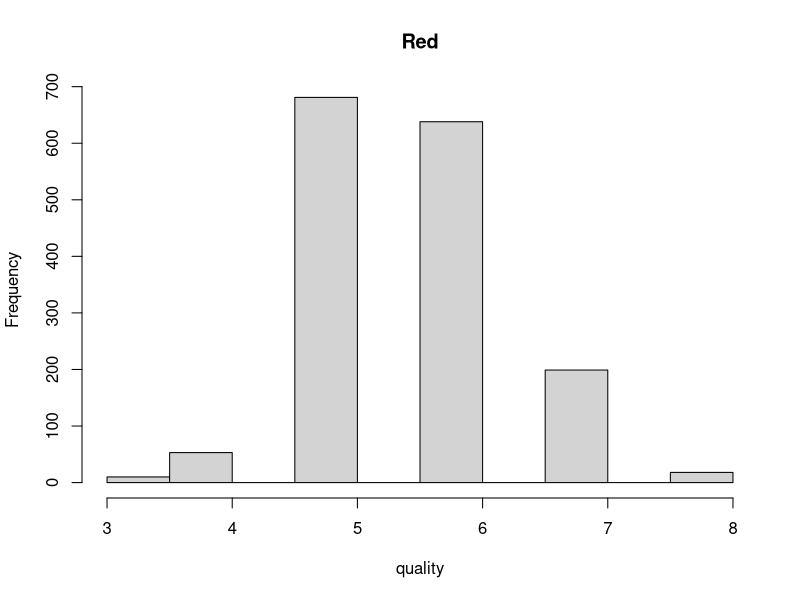
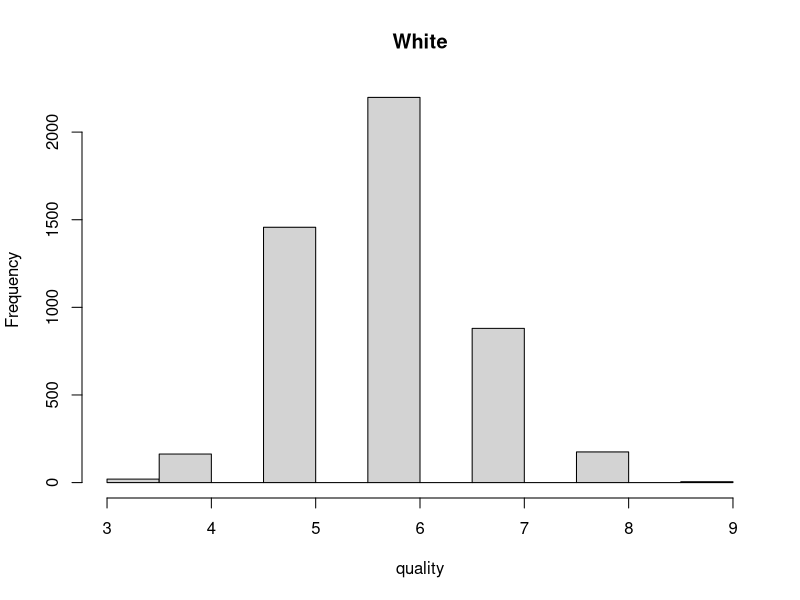
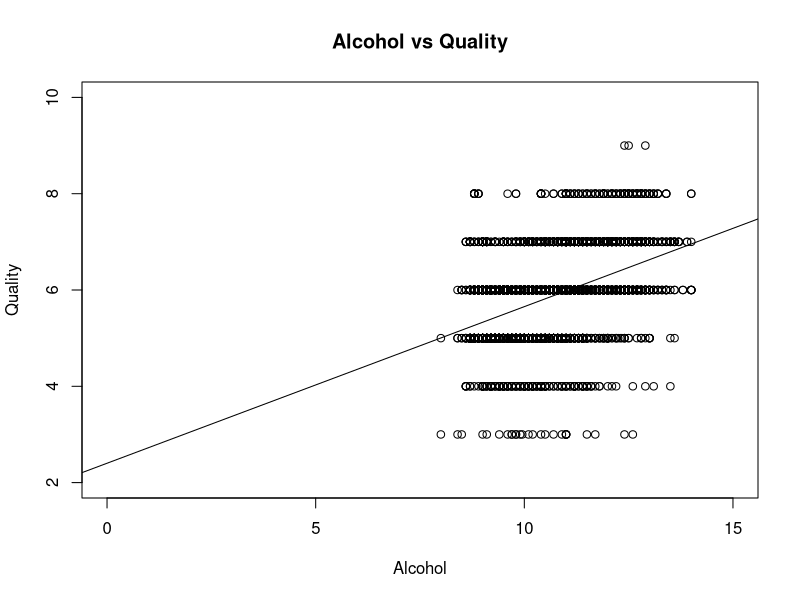
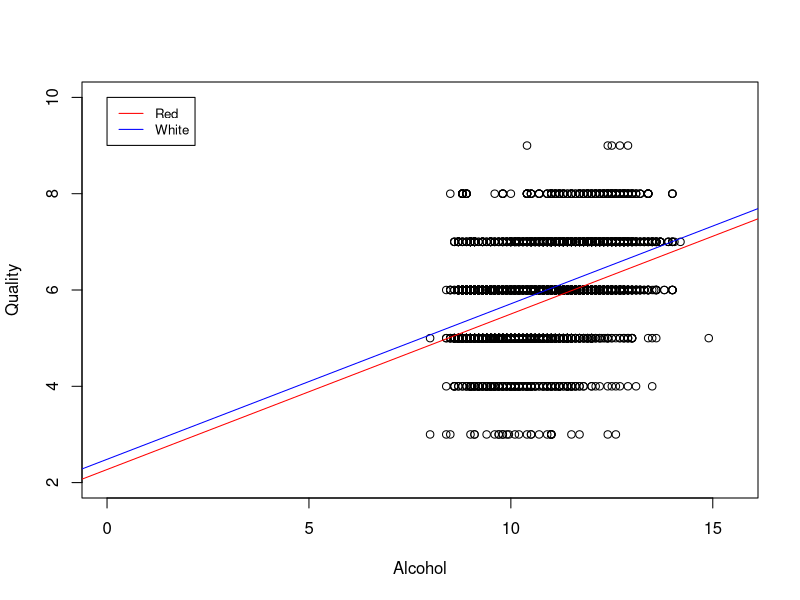
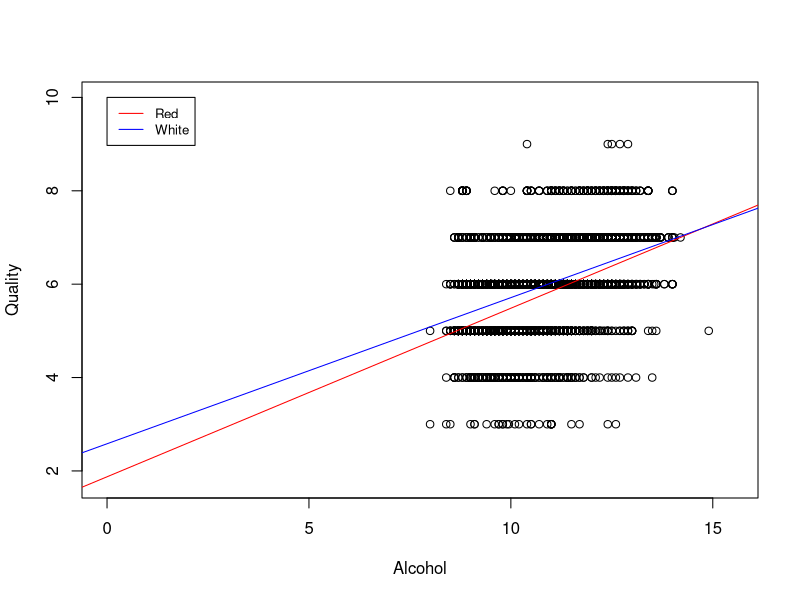

The R script that drew these images, in order:
## ---- chunk 1
knitr::opts_chunk$set(echo = TRUE)


## ---- chunk 2
red <- read.csv("winequality-red.csv")
white <-read.csv("winequality-white.csv")

## ---- chunk 3
hist(red$quality, main = "Red", xlab = "quality")
hist(white$quality, main = "White", xlab = "quality")
wine <- rbind(red, white)
kind <- as.factor(c(rep("red", nrow(red)), rep("white", nrow(white))))
wine <- cbind(wine, kind)
## ---- chunk 4
st_num = (74940750 + 2022)
set.seed(st_num)                                                        
N =6497
n = 4548
m = N-n   


tr_ind <- sample(N, n) #n amount of random numbers from values 1 to N
te_ind <- setdiff(seq_len(N), tr_ind) #elements in N that aren't in tr_ind



tr_set <- wine[tr_ind,]  #tr_set takes all rows of values in tr_ind and all columns of associated rows
tr_x = tr_set[ , c(1:11,13) ] #all rows from first 11 columns from tr_set become x values (predictors)
tr_y = tr_set[ , 12 ] #12th column from tr_set becomes y value (response)


te_set <- wine[te_ind,]  
te_x = te_set[ , c(1:11,13) ]
te_y = te_set[ , 12 ] 
## ---- chunk 5
fit <- lm(wine$quality ~wine$fixedacidity +wine$volatileacidity +wine$citricacid +wine$residualsugar +wine$chlorides +wine$freesulfurdioxide +wine$totalsulfurdioxide +wine$density +wine$pH +wine$sulphates +wine$alcohol +wine$kind, data =wine)
summary(fit)

## ---- chunk 6
fit1 <-lm(quality ~ alcohol, data = wine, tr_ind)
summary(fit1)



## ---- chunk 7
tr_Alc_x <- tr_set[,11 ]
plot(tr_Alc_x, tr_y, main = "Alcohol vs Quality",xlab ="Alcohol",xlim = c(0,15), ylab = "Quality", ylim=c(2,10))
abline(fit1)
## ---- chunk 8

te_y_hat <- predict(fit1, newdata = te_set)
#the average quality we will get from test set using the linear model from fit1 is:
mean(te_y_hat)
MSEte <- mean((te_y-te_y_hat)^2)
MSEte
## ---- chunk 9

fit2 <- lm(quality ~ alcohol + factor(kind), data = wine)
summary(fit2)
##not asking for it to be strictly on the training set, just to create this new model so I have not incorporated a subset

## ---- chunk 10
summary(lm(quality ~ alcohol + factor(kind), data = wine, tr_ind))

## ---- chunk 11
library(ggplot2)
plot(wine$alcohol, wine$quality, xlab = "Alcohol", xlim =c(0, 15.5), ylab = "Quality", ylim= c(2,10))

abline(a = 2.272, b= 0.323, col = "red")
abline(a = 2.484, b= 0.323, col = "blue")

legend(0,10, legend= c("Red", "White"), col = c("red", "blue"), lty =1, cex =0.8)
## ---- chunk 12
fit3 <- lm(quality ~ alcohol*factor(kind), data = wine)
summary(fit3)

## ---- chunk 13
##quality = 1.875 + 0.361(alcohol) + 0.707(white) - 0.047(alcohol)(white)

##red: quality = 1.875 + 0.361(alcohol)
##white: quality = 2.582 + 0.313(alcohol)

plot(wine$alcohol, wine$quality, xlab = "Alcohol", xlim =c(0, 15.5), ylab = "Quality", ylim= c(1.75,10))

abline(a = 1.875, b= 0.361, col = "red") 
abline(a = 2.582, b= 0.313, col = "blue")

legend(0,10, legend= c("Red", "White"), col = c("red", "blue"), lty =1, cex =0.8)
## ---- chunk 14
fullmod <- lm(quality ~ fixedacidity + volatileacidity+citricacid + residualsugar+chlorides + freesulfurdioxide+totalsulfurdioxide +density + pH+ sulphates+ sulphates+ alcohol+ factor(kind), data = wine)

summary(fullmod)
## ---- chunk 15
#code written before properly understanding what questions asked for. Not important.
##predictors <- wine[0,c(1:11, 13)]
##predictors
##pvalues <- c(7.05*10^-8, 2*10^-16, 0.4322, 2*10^-16, 0.0236, 1.25*10^-10,1.49*10^-5, 4.71*10^-13, 3.81*10^-8, 2*10^-16, 2*10^-16, 2.06*10^-10)
##ind<-0
##while(max(pvalues) > 0.05){
##ind <- match(max(pvalues), pvalues)
##pvalues[ind] <- -1;

##}
##predictors
##pvalues
##for(i in 1:length(pvalues)){
##if(pvalues[i] !=-1){
##print(predictors[i])
##}
##}


fitback <- (lm(quality ~ fixedacidity + volatileacidity+ residualsugar+chlorides + freesulfurdioxide+totalsulfurdioxide +density + pH+ sulphates+ sulphates+ alcohol+ factor(kind), data = wine))

summary(fitback)


###so starting with all predictors, if any have a p-value greater than 0.05, choose the predictor with the largest p-value and remove it from our variables. Continue until all p-values < 0.05

#To start, there was a p-value >0.05, so we picked the largest p-value which was 0.4322 from citric acid and removed it from our variables. Then when we check all the p-values again, we see that none are > 0.05 and we keep all the rest




